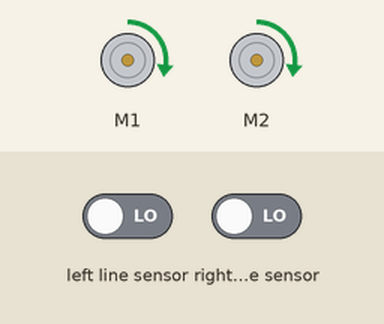
Recording of a program running on a simulated BBC micro:bit (MakeCode). On the bench: 2 × DC motor (green arrow = forward, orange = backward, longer = faster). The test bench sets the inputs (shaded band); at power-on: left line sensor LOW, right line sensor LOW.

Above: at 1.2 s.
1.3 s: left line sensor driven HIGH
At 2.2 s:
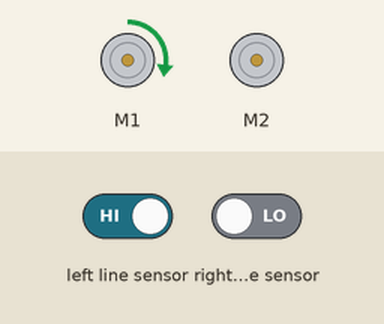
2.8 s: right line sensor driven HIGH
At 3.2 s:
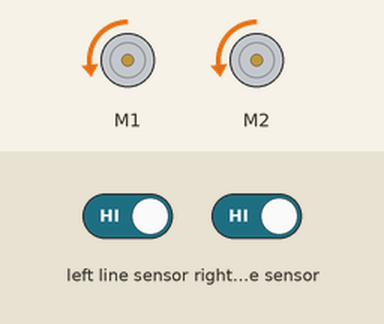
4.3 s: left line sensor driven LOW
At 5.5 s:
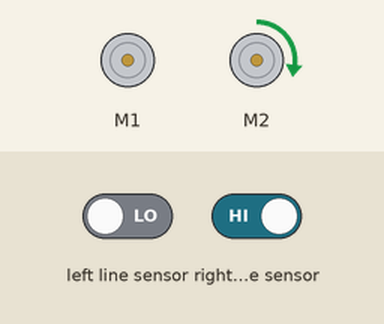
5.8 s: right line sensor driven LOW
At 6.6 s:
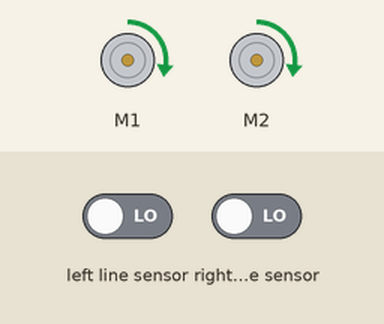
Timing chart, 0 to 8.3 s (numbered marks = the images above; inputs shaded):
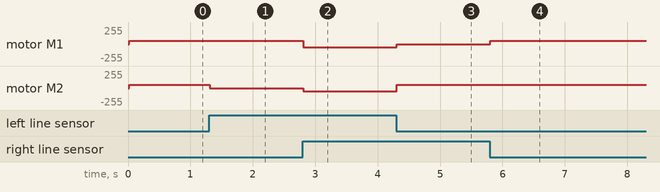

The program:

main.ts
```typescript
let Snelheid = 50
basic.forever(function () {
    if (maqueen.readPatrol(maqueen.Patrol.PatrolLeft) == 0 && maqueen.readPatrol(maqueen.Patrol.PatrolRight) == 0) {
        maqueen.motorRun(maqueen.Motors.M1, maqueen.Dir.CW, Snelheid)
        maqueen.motorRun(maqueen.Motors.M2, maqueen.Dir.CW, Snelheid)
    } else if (maqueen.readPatrol(maqueen.Patrol.PatrolLeft) == 0 && maqueen.readPatrol(maqueen.Patrol.PatrolRight) == 1) {
        maqueen.motorRun(maqueen.Motors.M1, maqueen.Dir.CW, 0)
        maqueen.motorRun(maqueen.Motors.M2, maqueen.Dir.CW, Snelheid)
    } else if (maqueen.readPatrol(maqueen.Patrol.PatrolLeft) == 1 && maqueen.readPatrol(maqueen.Patrol.PatrolRight) == 0) {
        maqueen.motorRun(maqueen.Motors.M1, maqueen.Dir.CW, Snelheid)
        maqueen.motorRun(maqueen.Motors.M2, maqueen.Dir.CW, 0)
    } else {
        maqueen.motorRun(maqueen.Motors.M1, maqueen.Dir.CCW, Snelheid)
        maqueen.motorRun(maqueen.Motors.M2, maqueen.Dir.CCW, Snelheid)
    }
})
```

test.ts
```typescript
// tests gaan hier; deze zal niet worden gecompileerd wanneer dit pakket wordt gebruikt als extensie.
```

Measured:
- after the input at 1.3 s, motor M2: forward 50/255 → stopped at once
- after the input at 2.8 s, motor M1: forward 50/255 → backward 50/255 at once; motor M2: stopped → backward 50/255 at once
- after the input at 4.3 s, motor M1: backward 50/255 → stopped at once; motor M2: backward 50/255 → forward 50/255 at once
- after the input at 5.8 s, motor M1: stopped → forward 50/255 at once
